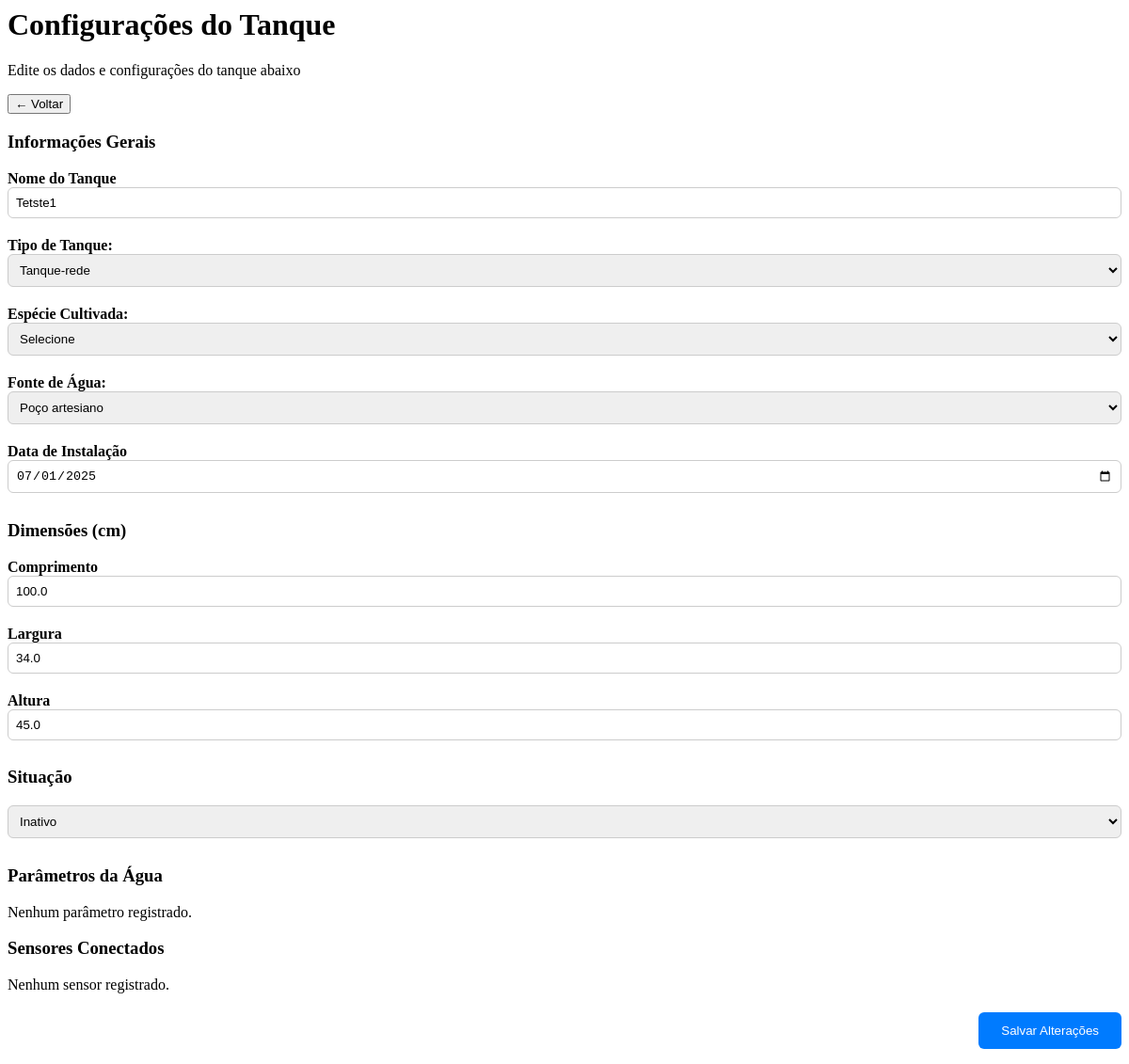
The app's page /tanque/4/configuracoes/, older data.
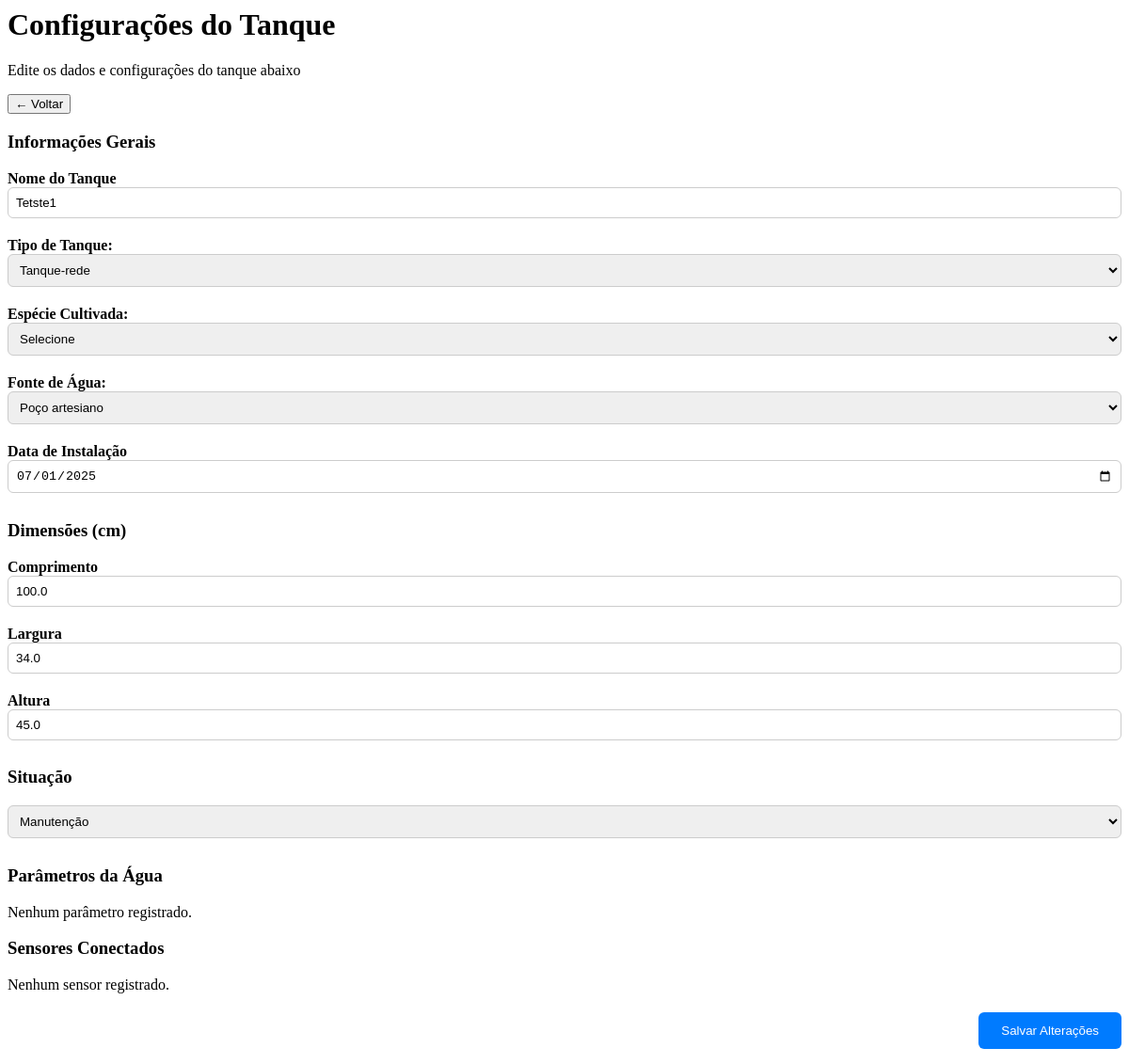
The same page, newer data.
### core/models.py (models this page shows, shortened)
class Tanque(models.Model):
    TIPO_CHOICES = [
        ('Escavado', 'Escavado'),
        ('Tanque-rede', 'Tanque-rede'),
        ('Alvenaria', 'Alvenaria'),
        ('Fibra de vidro', 'Fibra de vidro'),
        ('Outro', 'Outro'),
    ]
    ESPECIE_CHOICES = [
        ('Tilápia do Nilo (Oreochromis niloticus)', 'Tilápia do Nilo'),
        ('Tilápia Azul (Oreochromis aureus)', 'Tilápia Azul'),
        ('Tilápia de Moçambique (Oreochromis mossambicus)', 'Tilápia de Moçambique'),
        ('Tilápia de Zanzibar (Oreochromis hornorum)', 'Tilápia de Zanzibar'),
        ('Outro', 'Outro'),
    ]
    FONTE_CHOICES = [
        ('Nascente', 'Nascente'),
        ('Poço artesiano', 'Poço artesiano'),
        ('Rio', 'Rio'),
        ('Abastecimento público', 'Abastecimento público'),
        ('Outro', 'Outro'),
    ]
    SITUACAO_CHOICES = [
        ('Ativo', 'Ativo'),
        ('Manutenção', 'Manutenção'),
        ('Inativo', 'Inativo'),
    ]
    usuario = models.ForeignKey(Usuario, on_delete=models.CASCADE, related_name="tanques")
    nome = models.CharField(max_length=100)
    comprimento = models.FloatField()
    largura = models.FloatField()
    altura = models.FloatField()
    capacidade_maxima = models.PositiveIntegerField(null=True, blank=True)
    tipo = models.CharField(max_length=20, choices=TIPO_CHOICES)
    especie_cultivada = models.CharField(max_length=80, choices=ESPECIE_CHOICES)
    data_instalacao = models.DateField(null=True, blank=True)
    localizacao = models.CharField(max_length=255, blank=True)
    fonte_agua = models.CharField(max_length=30, choices=FONTE_CHOICES, blank=True)
    situacao = models.CharField(max_length=20, choices=SITUACAO_CHOICES)
    temperatura = models.FloatField(null=True, blank=True)
    ph = models.FloatField(null=True, blank=True)
    oxigenio = models.FloatField(null=True, blank=True)

### core/views.py (the view)
# urls.py: path('tanque/<int:tanque_id>/configuracoes/', views.configuracoes_tanque, name='configuracoes_tanque'),
def configuracoes_tanque(request, tanque_id):
    tanque = get_object_or_404(Tanque, id=tanque_id)
    return render(request, 'front/configuracoes_tanque.html', {
        'tanque': tanque,
    })

### core/templates/front/configuracoes_tanque.html (shortened to what this page needs)
<div class="dashboard-content-wrapper">
    <div class="top-header">
        <div>
            <h1>Configurações do Tanque</h1>
            <p>Edite os dados e configurações do tanque abaixo</p>
        </div>
        <button onclick="voltarParaTanques()">← Voltar</button>
    </div>
    <form id="form-configuracoes">
        <div class="card-box">
            <h3>Informações Gerais</h3>
            <label>Nome do Tanque</label>
            <input type="text" name="nome" value="{{ tanque.nome }}" required>
            <label for="tipo">Tipo de Tanque:</label>
            <select id="tipo" name="tipo" required>
                <option value="Tanque-rede" {% if tanque.tipo == "Tanque-rede" %}selected{% endif %}>Tanque-rede</option>
            </select>
            <label for="especie_cultivada">Espécie Cultivada:</label>
            <select id="especie_cultivada" name="especie" required>
  <option value="">Selecione</option>
</select>
            <label for="fonte_agua">Fonte de Água:</label>
            <select id="fonte_agua" name="fonte_agua" required>
                <option value="Poço artesiano" {% if tanque.fonte_agua == "Poço artesiano" %}selected{% endif %}>Poço
                    artesiano</option>
            </select>
            <label>Data de Instalação</label>
            <input type="date" name="data_instalacao" value="{{ tanque.data_instalacao|date:'Y-m-d' }}">
        </div>
        <div class="card-box">
            <h3>Dimensões (cm)</h3>
            <label>Comprimento</label>
            <input type="number" step="0.1" name="comprimento" value="{{ tanque.comprimento }}">
            <label>Largura</label>
            <input type="number" step="0.1" name="largura" value="{{ tanque.largura }}">
            <label>Altura</label>
            <input type="number" step="0.1" name="altura" value="{{ tanque.altura }}">
        </div>
        <div class="card-box">
            <h3>Situação</h3>
            <select name="situacao">
                <option value="Manutenção" {% if tanque.situacao == 'Manutenção' %}selected{% endif %}>Manutenção</option>
                <option value="Inativo" {% if tanque.situacao == 'Inativo' %}selected{% endif %}>Inativo</option>
            </select>
        </div>
        <div class="card-box">
            <h3>Parâmetros da Água</h3>
            {% for parametro in parametros %}
            <label>{{ parametro.nome }}</label>
            <input type="number" step="0.01" name="parametros_{{ parametro.nome_slug }}" value="{{ parametro.valor }}">
            {% empty %}
            <p>Nenhum parâmetro registrado.</p>
            {% endfor %}
        </div>
        <div class="card-box">
            <h3>Sensores Conectados</h3>
            {% for sensor in sensores %}
            <p><strong>{{ sensor.tipo }}</strong> - Pino {{ sensor.pino }} - ESP: {{ sensor.esp32.nome }}</p>
            {% empty %}
            <p>Nenhum sensor registrado.</p>
            {% endfor %}
        </div>
        <div style="margin-top: 20px; text-align: right;">
            <button type="submit"
                style="padding: 12px 24px; background: #007bff; color: white; border: none; border-radius: 6px;">Salvar
                Alterações</button>
        </div>
    </form>
</div>

Row changes from the older to the newer data that the page shows:
changed Tanque "Tetste1": situacao "Inativo" → "Manutenção"
